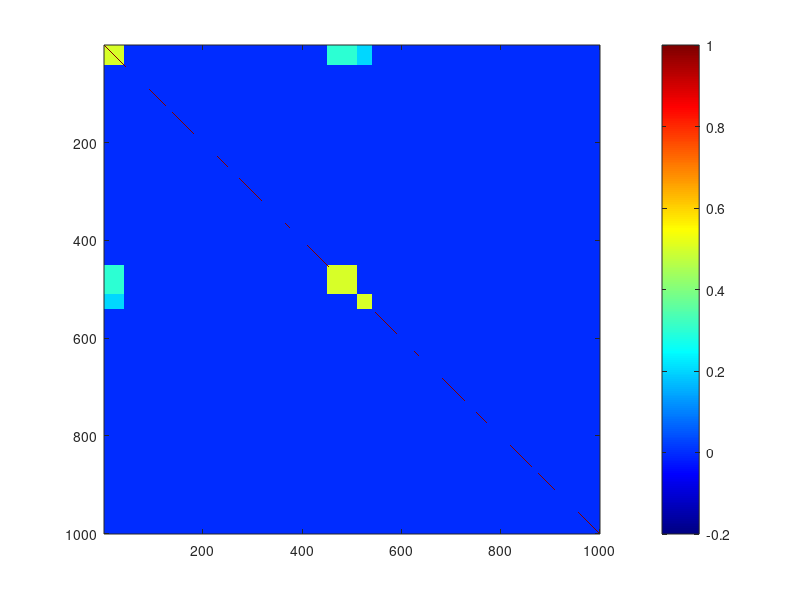

Reproduce this figure in MATLAB. (Note: this script raises an error after producing the figure.)
clear;
addpath('../../../CodeSummary/methods')
rng(24);

% Define the size of the matrix, and generate element matrix
% X: 450, Y:550
size = 1000;
R = eye(size);
m = 450;
n = 550;

% 40 correlated X, 60 correlated Y. 

for i=1:40
    for j=451:510
        R(i,j) = 0.3; R(j,i) = 0.3; 
    end 
end 

for i=1:40
    for j=1:40
        if j>i
            R(i,j) = 0.5; R(j,i) = 0.5;
        end
    end    
end

for i=451:510
    for j=451:510
        if j>i
            R(i,j) = 0.5; R(j,i) = 0.5;
        end
    end    
end

chol(R);

% Second Part, 40 correlated X and 30 extra correlated Y

for i=1:40;
    for j=511:540
        R(i,j) = 0.2; R(j,i) = 0.2;
    end   
end 


for i=511:540
    for j=511:540
        if j>i
            R(i,j) = 0.5; R(j,i) = 0.5;
        end
    end    
end

R = (R+R')/2;
figure;imagesc(R);colorbar;colormap(jet(256)); caxis([-0.2, 1]); ax=gca;ax.FontSize=18;
chol(R);

clearvars -except R m n size
save('matrix_1.mat');




%% One time simulation with TGI
mu = zeros(1, size); % Mean vector of zeros
data = mvnrnd(mu, R, 2000);
[sample_R, sample_P] = corr(data, 'Rows', 'pairwise');
figure;imagesc(sample_R);colorbar;colormap(jet(256)); caxis([-0.2, 1]);ax=gca;ax.FontSize=18;

%% shuffle the sample correlation matrix

shuffle_X_idx = randperm(450); % Generate random permutation of X
[~, org_X_idx] = sort(shuffle_X_idx);
shuffle_Y_idx = randperm(550) + 450; % Generate random permutation of Y
[~, org_Y_idx] = sort(shuffle_Y_idx);
org_idx = [org_X_idx, org_Y_idx+450];
shuffle_idx = [shuffle_X_idx, shuffle_Y_idx];

sample_R(1:size+1:end) = 0; 
shuffle_R = sample_R(shuffle_idx, shuffle_idx); % Apply permutation to rows and columns
shuffle_P = sample_P(shuffle_idx, shuffle_idx);
shuffle_P = -log10(shuffle_P);
figure;imagesc(shuffle_R);colorbar;colormap(jet(256)); caxis([-0.2, 1]);ax=gca;ax.FontSize=18;
hold on;
line([0 1000], [450 450], 'Color', 'r', 'LineWidth', 2);
line([450 450], [0 1000], 'Color', 'r', 'LineWidth', 2);
hold off;

% test it can recover from org_idx
figure;imagesc(shuffle_P(org_idx, org_idx));colorbar;colormap(jet(256)); caxis([0, 4]);ax=gca;ax.FontSize=18;
shuffle_R = abs(shuffle_R);

% Start TGI method
figure;imagesc(shuffle_R);colorbar;colormap(jet(256)); caxis([-0.2, 1]); ax=gca;ax.FontSize=18;
result = greedy_3step(shuffle_R, shuffle_R, m, n, 1, 1.8, 1.8, [10, 50], [10, 50])
